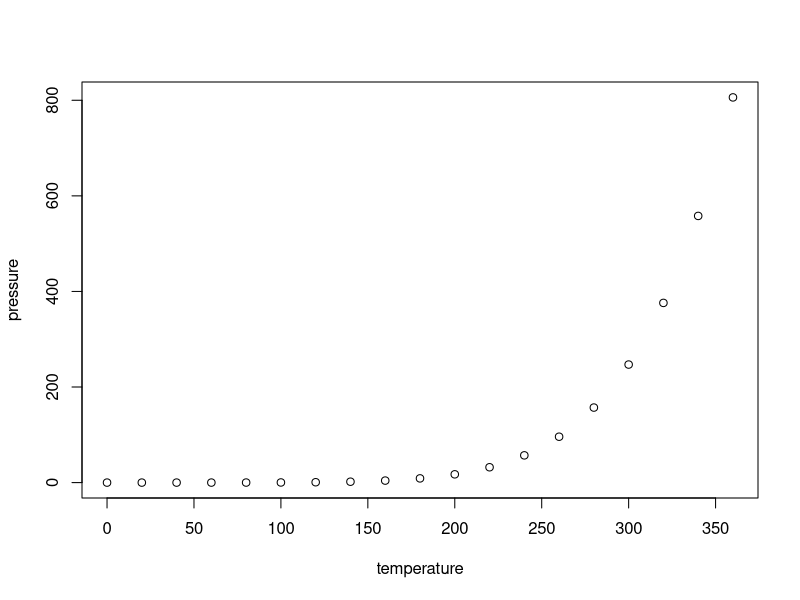
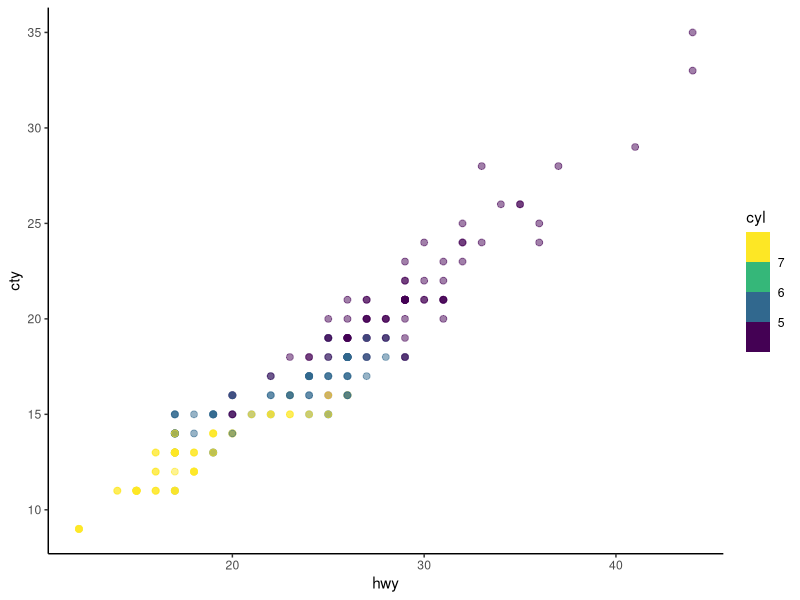

The R source for these figures, in order:
## ---- chunk 1
plot(pressure)
## ---- chunk 2
summary(cars)
## ---- chunk 3
library(ggplot2)
ggplot(mpg,aes(x=hwy, y= cty, color = cyl))+
  geom_point(alpha =0.5, size = 2) +
  scale_color_viridis_b()+
  theme_classic()
